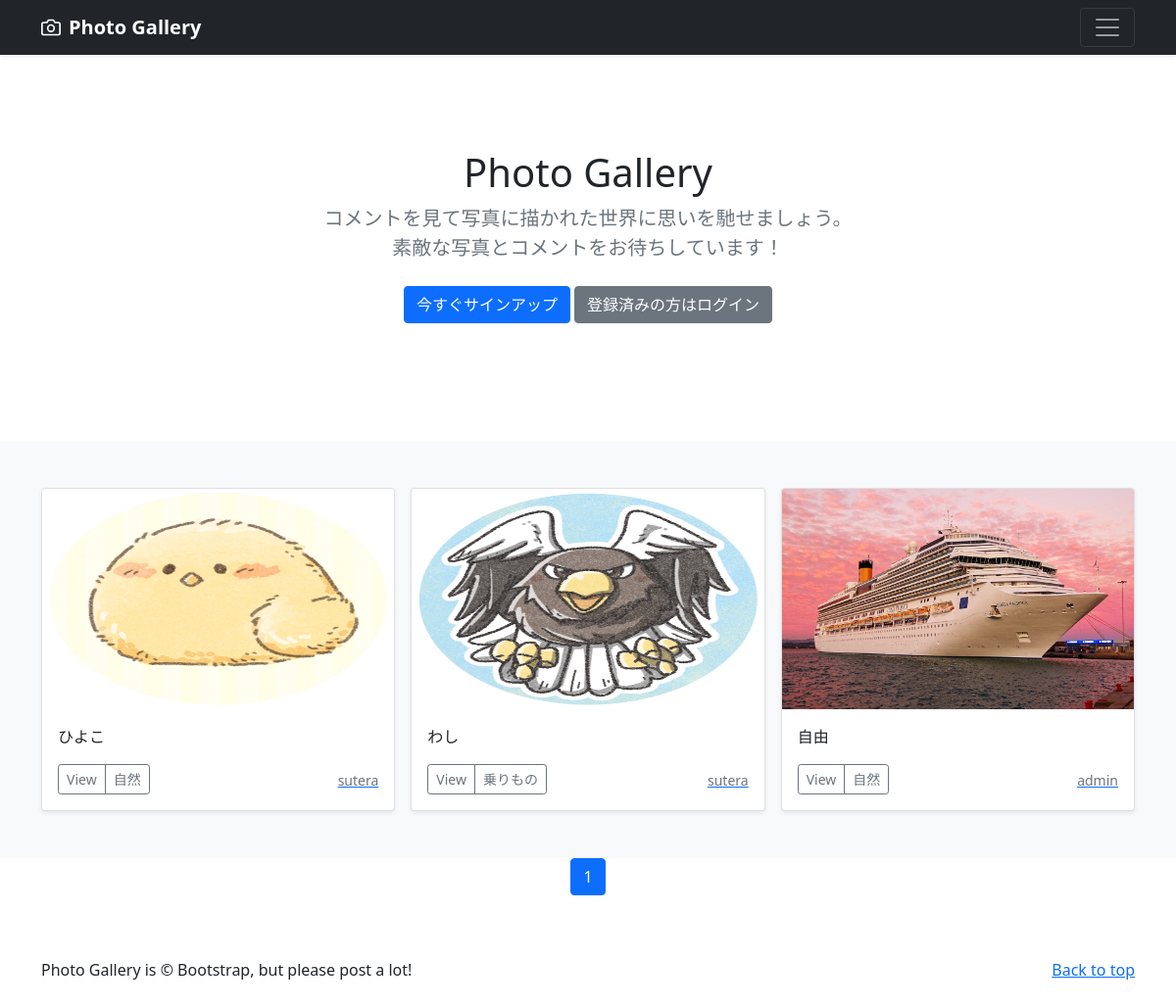
The page / on the database its author committed.
### photo/models.py (models this page shows, shortened)
class PhotoPost(models.Model):
    user = models.ForeignKey(
        CustomUser,
        verbose_name='ユーザー',
        on_delete=models.CASCADE
    )
    category = models.ForeignKey(
        Category,
        verbose_name='カテゴリ',
        on_delete=models.PROTECT
    )
    title = models.CharField(
        verbose_name='タイトル',
        max_length=200
    )
    comment = models.TextField(
        verbose_name='コメント'
    )
    image1 = models.ImageField(
        verbose_name='イメージ1',
        upload_to='photos'
    )
    image2 = models.ImageField(
        verbose_name='イメージ2',
        upload_to='photos',
        blank=True,
        null=True
    )
    posted_at = models.DateTimeField(
        verbose_name='投稿日時',
        auto_now_add=True
    )

class Category(models.Model):
    title = models.CharField(
        verbose_name='カテゴリ',
        max_length=20)

### accounts/models.py (models this page shows)
class CustomUser(AbstractUser):
    pass

### photo/views.py (the view)
# urls.py: path('',views.IndexView.as_view(), name='index'),
class IndexView(ListView):
    template_name = 'index.html'
    queryset = PhotoPost.objects.order_by('-posted_at')
    paginate_by = 9

### photo/templates/index.html (shortened to what this page needs)
{% extends 'base.html' %}
        {% block contents %}
        {% include "photos_title.html" %}
        {% include "photos_list.html" %}
        {% include "pagination.html" %}
        {% endblock %}

### photo/templates/base.html (shortened to what this page needs)
{% load static %}
<!doctype html>
<html lang="ja" >
  <head>
    <link href="https://cdn.jsdelivr.net/npm/bootstrap@5.0.2/dist/css/bootstrap.min.css"
          rel="stylesheet"
>
  </head>
  <body>
    <header>
  <div class="navbar navbar-dark bg-dark shadow-sm">
    <div class="container">
      <a href="{% url 'photo:index' %}" class="navbar-brand d-flex align-items-center">
        <strong>Photo Gallery</strong>
      </a>
      <button class="navbar-toggler" type="button" data-bs-toggle="collapse" data-bs-target="#navbarHeader" aria-controls="navbarHeader" aria-expanded="false" aria-label="Toggle navigation">
        <span class="navbar-toggler-icon"></span>
      </button>
    </div>
  </div>
</header>
<main>
  {% block contents %}{% endblock %}
</main>
<footer class="text-body-secondary py-5">
  <div class="container">
    <p class="float-end mb-1">
      <a href="{% url 'photo:index' %}">Back to top</a>
    </p>
    <p class="mb-1">Photo Gallery is &copy; Bootstrap, but please post a lot!</p>
  </div>
</footer>
    </body>
</html>

### photo/templates/photos_title.html
  <section class="py-5 text-center container">
    <div class="row py-lg-5">
      <div class="col-lg-6 col-md-8 mx-auto">
        <h1 class="fw-light">Photo Gallery</h1>
        <p class="lead text-muted">コメントを見て写真に描かれた世界に思いを馳せましょう。
          素敵な写真とコメントをお待ちしています！</p>
        <p>
          {% if user.is_authenticated %}
          <a href="{% url 'photo:post' %}" class="btn btn-primary my-2">投稿する</a>
          <a href="{% url 'accounts:logout' %}" class="btn btn-secondary my-2">ログアウト</a>
          {% else %}
          <a href="{% url 'accounts:signup' %}" class="btn btn-primary my-2">今すぐサインアップ</a>
          <a href="{% url 'accounts:login' %}" class="btn btn-secondary my-2">登録済みの方はログイン</a>
          {% endif %}
        </p>
      </div>
    </div>
  </section>

### photo/templates/photos_list.html (shortened to what this page needs)
<div class="album py-5 bg-light">
  <div class="container">
    <div class="row row-cols-1 row-cols-sm-2 row-cols-md-3 g-3">
      {% for record in object_list %}
      <div class="col">
        <div class="card shadow-sm">
          <img src="{{ record.image1.url }}"
               class="bd-placeholder-img card-img-top"
               width="100%" height="225"
               xmlns="http://www.w3.org/2000/svg"
               role="img" aria-label="Placeholder: Thumbnail"
               preserveAspectRatio="xMidYMid slice"
               focusable="false">
               <rect width="100%" height="100%" fill="#55595c"/>
          <div class="card-body">
            <p class="card-text">
              {{record.title}}
            </p>
            <div class="d-flex justify-content-between align-items-center">
              <div class="btn-group">
                <button type="button"
                        class="btn btn-sm btn-outline-secondary"
                        onclick="location.href='{% url 'photo:photo_detail' record.pk %}'">
                        View</button>
                <button type="button"
                        class="btn btn-sm btn-outline-secondary"
                        onclick="location.href='{% url 'photo:photos_cat' category=record.category.id %}'">
                        {{record.category.title}}</button>
              </div>
              <a href="{% url 'photo:user_list' user=record.user.id %}">
                <small class="text-muted">
                  {{record.user.username}}</small>
              </a>
            </div>
          </div>
        </div>
      </div>
      {% endfor %}
    </div>
  </div>
</div>

### photo/templates/pagination.html (shortened to what this page needs)
<ul class="pagination"
    style="justify-content:center">
    {% for num in page_obj.paginator.page_range %}
        {% if page_obj.number == num %}
        <li class="page-item active">
            <span class="page-link">{{ num }}</span>
        </li>
        {% endif %}
    {% endfor %}
</ul>

### photo/templates/base.html (style rules this page uses)
.bd-placeholder-img { font-size: 1.125rem; text-anchor: middle; -webkit-user-select: none; -moz-user-select: none; user-select: none; }

### rows shown on the page
PhotoPost: image1 (picture), title "ひよこ", category "自然", user.username "sutera"
PhotoPost: image1 (picture), title "わし", category "乗りもの", user.username "sutera"
PhotoPost: image1 (picture), title "自由", category "自然", user.username "admin"

### other values the page prints
{{ num }} "1"
